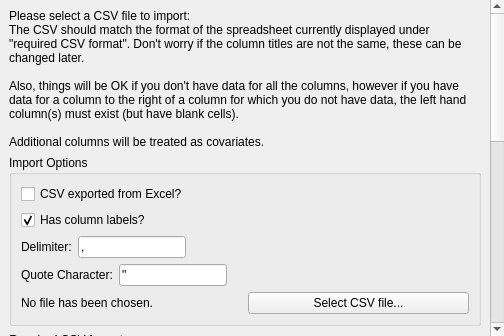
<?xml version="1.0" encoding="UTF-8"?>
<ui version="4.0">
 <class>WizardPage</class>
 <widget class="QWizardPage" name="WizardPage">
  <property name="geometry">
   <rect>
    <x>0</x>
    <y>0</y>
    <width>0</width>
    <height>0</height>
   </rect>
  </property>
  <property name="windowTitle">
   <string>WizardPage</string>
  </property>
  <property name="title">
   <string>Choose CSV File</string>
  </property>
  <layout class="QVBoxLayout" name="workflowPageLayout">
   <property name="leftMargin"><number>0</number></property>
   <property name="topMargin"><number>0</number></property>
   <property name="rightMargin"><number>0</number></property>
   <property name="bottomMargin"><number>0</number></property>
   <item>
    <widget class="QScrollArea" name="pageScrollArea">
     <property name="focusPolicy"><enum>Qt::NoFocus</enum></property>
     <property name="frameShape"><enum>QFrame::NoFrame</enum></property>
     <property name="widgetResizable"><bool>true</bool></property>
     <widget class="QWidget" name="pageScrollContent">
      <property name="sizePolicy"><sizepolicy hsizetype="Ignored" vsizetype="Preferred"><horstretch>0</horstretch><verstretch>0</verstretch></sizepolicy></property>
      <layout class="QVBoxLayout" name="verticalLayout_2">
       <item>
        <widget class="QLabel" name="instructions">
     <property name="text">
      <string>Please select a CSV file to import:
The CSV should match the format of the spreadsheet currently displayed under &quot;required CSV format&quot;. Don't worry if the column titles are not the same, these can be changed later.

Also, things will be OK if you don't have data for all the columns, however if you have data for a column to the right of a column for which you do not have data, the left hand column(s) must exist (but have blank cells).

Additional columns will be treated as covariates.</string>
     </property>
     <property name="wordWrap">
      <bool>true</bool>
     </property>
    </widget>
   </item>
   <item>
    <widget class="QGroupBox" name="groupBox">
     <property name="sizePolicy">
      <sizepolicy hsizetype="Preferred" vsizetype="Minimum">
       <horstretch>0</horstretch>
       <verstretch>0</verstretch>
      </sizepolicy>
     </property>
     <property name="title">
      <string>Import Options</string>
     </property>
     <layout class="QVBoxLayout" name="verticalLayout">
      <item>
       <widget class="QCheckBox" name="from_excel_chkbx">
        <property name="text">
         <string>CSV exported from Excel?</string>
        </property>
       </widget>
      </item>
      <item>
       <widget class="QCheckBox" name="has_headers_chkbx">
        <property name="text">
         <string>Has column labels?</string>
        </property>
        <property name="checked">
         <bool>true</bool>
        </property>
       </widget>
      </item>
      <item>
       <layout class="QHBoxLayout" name="horizontalLayout">
        <item>
         <widget class="QLabel" name="delimiter_label">
          <property name="text">
           <string>Delimiter:</string>
          </property>
          <property name="buddy">
           <cstring>delimter_le</cstring>
          </property>
         </widget>
        </item>
        <item>
         <widget class="QLineEdit" name="delimter_le">
          <property name="sizePolicy">
           <sizepolicy hsizetype="Minimum" vsizetype="Fixed">
            <horstretch>0</horstretch>
            <verstretch>0</verstretch>
           </sizepolicy>
          </property>
          <property name="maxLength"><number>1</number></property>
          <property name="text">
           <string>,</string>
          </property>
         </widget>
        </item>
        <item>
         <spacer name="horizontalSpacer">
          <property name="orientation">
           <enum>Qt::Horizontal</enum>
          </property>
          <property name="sizeHint" stdset="0">
           <size>
            <width>40</width>
            <height>20</height>
           </size>
          </property>
         </spacer>
        </item>
       </layout>
      </item>
      <item>
       <layout class="QHBoxLayout" name="horizontalLayout_3">
        <item>
         <widget class="QLabel" name="label_2">
          <property name="text">
           <string>Quote Character:</string>
          </property>
          <property name="buddy">
           <cstring>quotechar_le</cstring>
          </property>
         </widget>
        </item>
        <item>
         <widget class="QLineEdit" name="quotechar_le">
          <property name="sizePolicy">
           <sizepolicy hsizetype="Minimum" vsizetype="Fixed">
            <horstretch>0</horstretch>
            <verstretch>0</verstretch>
           </sizepolicy>
          </property>
          <property name="maxLength"><number>1</number></property>
          <property name="text">
           <string>&quot;</string>
          </property>
         </widget>
        </item>
        <item>
         <spacer name="horizontalSpacer_2">
          <property name="orientation">
           <enum>Qt::Horizontal</enum>
          </property>
          <property name="sizeHint" stdset="0">
           <size>
            <width>40</width>
            <height>20</height>
           </size>
          </property>
         </spacer>
        </item>
       </layout>
      </item>
      <item>
       <layout class="QHBoxLayout" name="horizontalLayout_2">
        <item>
         <widget class="QLabel" name="file_path_lbl">
         <property name="text">
          <string>No file has been chosen.</string>
         </property>
         <property name="wordWrap"><bool>true</bool></property>
          <property name="buddy">
           <cstring>select_file_btn</cstring>
          </property>
         </widget>
        </item>
        <item>
         <widget class="QPushButton" name="select_file_btn">
          <property name="text">
           <string>Select CSV file...</string>
          </property>
          <property name="icon">
           <iconset resource="../images/icons.qrc">
            <normaloff>:/icons/actions/open.svg</normaloff>:/icons/actions/open.svg</iconset>
          </property>
         </widget>
        </item>
       </layout>
      </item>
     </layout>
    </widget>
   </item>
   <item>
    <widget class="QGroupBox" name="groupBox_2">
     <property name="title">
      <string>Required CSV format</string>
     </property>
     <layout class="QHBoxLayout" name="horizontalLayout_4">
      <item>
       <widget class="QTableWidget" name="required_fmt_table">
        <property name="sizePolicy">
         <sizepolicy hsizetype="Minimum" vsizetype="MinimumExpanding">
          <horstretch>0</horstretch>
          <verstretch>0</verstretch>
         </sizepolicy>
        </property>
       </widget>
      </item>
     </layout>
    </widget>
   </item>
   <item>
    <widget class="QGroupBox" name="preview_grp_box">
     <property name="title">
      <string>Preview of imported data</string>
     </property>
     <layout class="QHBoxLayout" name="horizontalLayout_5">
      <item>
       <widget class="QTableWidget" name="preview_table">
        <property name="sizePolicy">
         <sizepolicy hsizetype="Minimum" vsizetype="Expanding">
          <horstretch>0</horstretch>
          <verstretch>0</verstretch>
         </sizepolicy>
        </property>
       </widget>
      </item>
     </layout>
    </widget>
   </item>
      </layout>
     </widget>
    </widget>
   </item>
  </layout>
 </widget>
 <resources>
  <include location="../images/icons.qrc"/>
 </resources>
 <connections/>
</ui>
